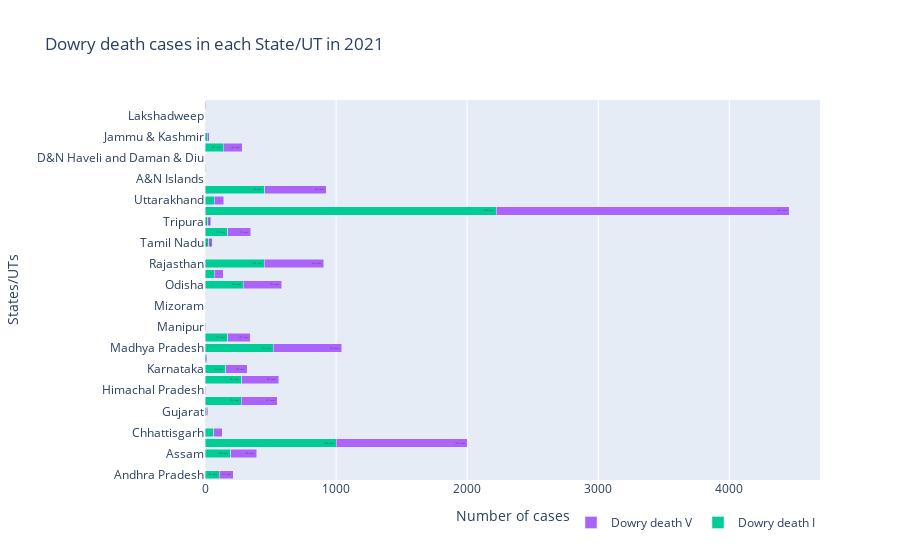

Here is the notebook cell this chart was saved with:
### Code cell
import plotly.graph_objs as go
import pandas as pd

fig = go.Figure()

fig.add_trace(
    go.Bar(
        x=crime['dowry death I'],
        y=crime['states/UT'],
        name='Dowry death I',
        orientation='h',
        marker=dict(color='#00CC96'),
        text=crime['dowry death I'].astype(str) + ' cases',
        textposition='inside'
    )
)

fig.add_trace(
    go.Bar(
        x=crime['dowry death V'],
        y=crime['states/UT'],
        name='Dowry death V',
        orientation='h',
        marker=dict(color='#AB63FA'),
        text=crime['dowry death V'].astype(str) + ' cases',
        textposition='inside'
    )
)

fig.update_layout(
    title='Dowry death cases in each State/UT in 2021',
    xaxis_title='Number of cases',
    yaxis_title='States/UTs',
    barmode='stack',
    legend=dict(
        orientation='h',
        yanchor='bottom',
        y=-0.15,
        xanchor='right',
        x=1
    )
)

fig.show()

### Figure 1 — Plotly figure (JSON) as saved in the notebook; plotly's stock layout.template omitted (floating-point values rounded to 4 significant figures)
{"data": [{"marker": {"color": "#00CC96"}, "name": "Dowry death I", "orientation": "h", "text": ["108 cases", "0 cases", "198 cases", "1000 cases", "65 cases", "0 cases", "11 cases", "275 cases", "2 cases", "281 cases", "158 cases", "9 cases", "522 cases", "172 cases", "2 cases", "0 cases", "0 cases", "0 cases", "293 cases", "69 cases", "452 cases", "0 cases", "27 cases", "175 cases", "22 cases", "2222 cases", "72 cases", "454 cases", "1 cases", "4 cases", "0 cases", "141 cases", "16 cases", "0 cases", "0 cases", "2 cases"], "textposition": "inside", "type": "bar", "x": [108, 0, 198, 1000, 65, 0, 11, 275, 2, 281, 158, 9, 522, 172, 2, 0, 0, 0, 293, 69, 452, 0, 27, 175, 22, 2222, 72, 454, 1, 4, 0, 141, 16, 0, 0, 2], "y": ["Andhra Pradesh", "Arunachal Pradesh", "Assam", "Bihar", "Chhattisgarh", "Goa", "Gujarat", "Haryana", "Himachal Pradesh", "Jharkhand", "Karnataka", "Kerala", "Madhya Pradesh", "Maharashtra", "Manipur", "Meghalaya", "Mizoram", "Nagaland", "Odisha", "Punjab", "Rajasthan", "Sikkim", "Tamil Nadu", "Telangana", "Tripura", "Uttar Pradesh", "Uttarakhand", "West Bengal", "A&N Islands", "Chandigarh", "D&N Haveli and Daman & Diu", "Delhi", "Jammu & Kashmir", "Ladakh", "Lakshadweep", "Puducherry"]}, {"marker": {"color": "#AB63FA"}, "name": "Dowry death V", "orientation": "h", "text": ["109 cases", "0 cases", "198 cases", "1000 cases", "65 cases", "0 cases", "11 cases", "275 cases", "2 cases", "281 cases", "163 cases", "9 cases", "523 cases", "172 cases", "2 cases", "0 cases", "0 cases", "0 cases", "293 cases", "69 cases", "454 cases", "0 cases", "27 cases", "175 cases", "22 cases", "2235 cases", "72 cases", "471 cases", "1 cases", "4 cases", "0 cases", "144 cases", "16 cases", "0 cases", "0 cases", "2 cases"], "textposition": "inside", "type": "bar", "x": [109, 0, 198, 1000, 65, 0, 11, 275, 2, 281, 163, 9, 523, 172, 2, 0, 0, 0, 293, 69, 454, 0, 27, 175, 22, 2235, 72, 471, 1, 4, 0, 144, 16, 0, 0, 2], "y": ["Andhra Pradesh", "Arunachal Pradesh", "Assam", "Bihar", "Chhattisgarh", "Goa", "Gujarat", "Haryana", "Himachal Pradesh", "Jharkhand", "Karnataka", "Kerala", "Madhya Pradesh", "Maharashtra", "Manipur", "Meghalaya", "Mizoram", "Nagaland", "Odisha", "Punjab", "Rajasthan", "Sikkim", "Tamil Nadu", "Telangana", "Tripura", "Uttar Pradesh", "Uttarakhand", "West Bengal", "A&N Islands", "Chandigarh", "D&N Haveli and Daman & Diu", "Delhi", "Jammu & Kashmir", "Ladakh", "Lakshadweep", "Puducherry"]}], "layout": {"barmode": "stack", "legend": {"orientation": "h", "x": 1, "xanchor": "right", "y": -0.15, "yanchor": "bottom"}, "title": {"text": "Dowry death cases in each State/UT in 2021"}, "xaxis": {"title": {"text": "Number of cases"}}, "yaxis": {"title": {"text": "States/UTs"}}}}
